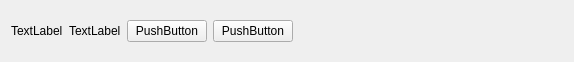
<?xml version="1.0" encoding="UTF-8"?>
<ui version="4.0">
 <class>CTitleBar</class>
 <widget class="QWidget" name="CTitleBar">
  <property name="geometry">
   <rect>
    <x>0</x>
    <y>0</y>
    <width>574</width>
    <height>62</height>
   </rect>
  </property>
  <property name="sizePolicy">
   <sizepolicy hsizetype="Expanding" vsizetype="Fixed">
    <horstretch>0</horstretch>
    <verstretch>0</verstretch>
   </sizepolicy>
  </property>
  <property name="minimumSize">
   <size>
    <width>0</width>
    <height>40</height>
   </size>
  </property>
  <property name="windowTitle">
   <string>Form</string>
  </property>
  <layout class="QHBoxLayout" name="horizontalLayout">
   <item>
    <widget class="QLabel" name="lblIcon">
     <property name="text">
      <string>TextLabel</string>
     </property>
    </widget>
   </item>
   <item>
    <widget class="QLabel" name="lblTitle">
     <property name="text">
      <string>TextLabel</string>
     </property>
    </widget>
   </item>
   <item>
    <widget class="QPushButton" name="btnSetting">
     <property name="text">
      <string>PushButton</string>
     </property>
    </widget>
   </item>
   <item>
    <widget class="QPushButton" name="btnHelp">
     <property name="text">
      <string>PushButton</string>
     </property>
    </widget>
   </item>
   <item>
    <spacer name="horizontalSpacer">
     <property name="orientation">
      <enum>Qt::Horizontal</enum>
     </property>
     <property name="sizeHint" stdset="0">
      <size>
       <width>40</width>
       <height>20</height>
      </size>
     </property>
    </spacer>
   </item>
  </layout>
 </widget>
 <resources/>
 <connections/>
</ui>
